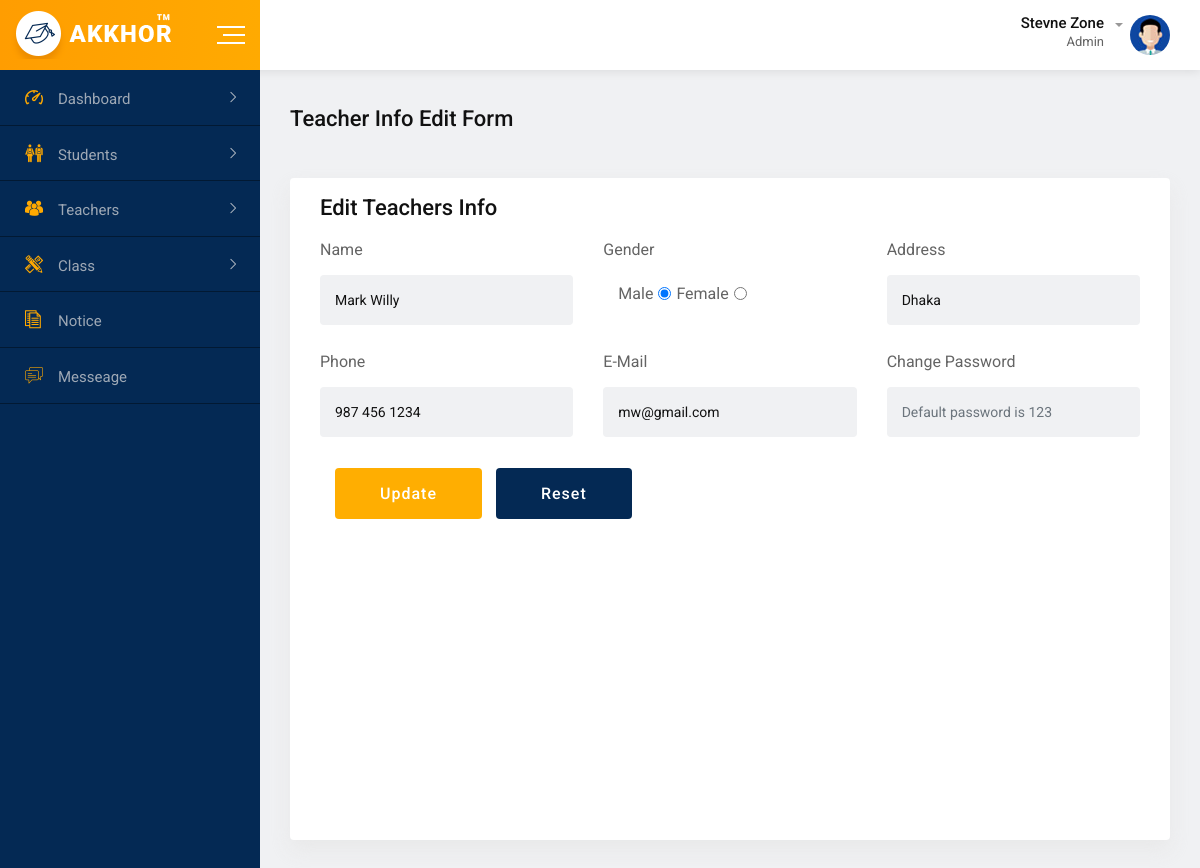
/admin/edit_teacher.php?id=1, run on the app's committed database.
### tables this page shows
CREATE TABLE `teachers` (
  `t_id` int(11) NOT NULL,
  `name` varchar(50) NOT NULL,
  `gender` varchar(10) NOT NULL,
  `address` varchar(100) NOT NULL,
  `phone` varchar(20) NOT NULL,
  `email` varchar(50) NOT NULL,
  `password` varchar(20) NOT NULL
);

### admin/edit_teacher.php (the view, shortened to what this page needs)
<?php include_once("../includes/index_header.php"); ?>
<div class="dashboard-page-one">
    <?php include_once("../includes/index_sidebar.php"); ?>
    <div class="dashboard-content-one">
        <div class="breadcrumbs-area">
            <h3>Teacher Info Edit Form</h3>
        </div>
        <div class="card height-auto">
            <div class="card-body">
                <div class="heading-layout1">
                    <div class="item-title">
                        <h3>Edit Teachers Info</h3>
                    </div>
                </div>
                <?php
                require_once("../includes/db_config.php");
                $id = $_REQUEST['id'];
                $result = $db->query("SELECT * FROM teachers WHERE t_id='$id'");
                $row = $result->fetch_assoc();
                ?>
                <form class="new-added-form" method="POST" action="<?php echo $_SERVER['PHP_SELF'] ?>">
                    <div class="row">
                        <div class="col-xl-4 form-group">
                            <label>Name</label>
                            <input type="text" name="name" placeholder="Enter Your Name" class="form-control"
                                value="<?php echo $row["name"] ?>">
                        </div>
                        <div class="col-xl-4 form-group">
                            <label>Gender</label>
                            <div class="input-group m-3">
                                <label class="form-check-label m-2">Male</label>
                                <input type="radio" name="gender" value="Male" <?php echo ($row["gender"] == "Male") ? "checked" : ""; ?>>
                                <label class="form-check-label m-2">Female</label>
                                <input type="radio" name="gender" value="Female" <?php echo ($row["gender"] == "Female") ? "checked" : ""; ?>>
                            </div>
                        </div>
                        <div class="col-xl-4 form-group">
                            <label>Address</label>
                            <input type="text" name="address" placeholder="Enter Your Address" class="form-control"
                                value="<?php echo $row["address"] ?>">
                        </div>
                    </div>
                    <div class="row">
                        <div class="col-xl-4 form-group">
                            <label>Phone</label>
                            <input type="text" name="phone" placeholder="Enter Your Phone" class="form-control"
                                value="<?php echo $row["phone"] ?>">
                        </div>
                        <div class="col-xl-4 form-group">
                            <label>E-Mail</label>
                            <input type="email" name="email" placeholder="Enter Your Email" class="form-control"
                                value="<?php echo $row["email"] ?>">
                        </div>
                        <div class="col-xl-4 form-group">
                            <label>Change Password</label>
                            <input type="password" name="password" placeholder="Default password is 123"
                                class="form-control">
                        </div>
                    </div>
                    <div class="col-12 form-group mg-t-8">
                        <button type="submit" name="update"
                            class="btn-fill-lg btn-gradient-yellow btn-hover-bluedark">Update</button>
                        <button type="reset" class="btn-fill-lg bg-blue-dark btn-hover-yellow">Reset</button>
                    </div>
                </form>
            </div>
        </div>
        <?php include_once("../includes/index_footer.php"); ?>

### assets/css/main.css (style rules this page uses)
html { color: #222; font-size: 1em; line-height: 1.4; }

### data on the page
teachers: name "Mark Willy", gender "☑", address "Dhaka", phone "987 456 1234", email "mw@gmail.com"
